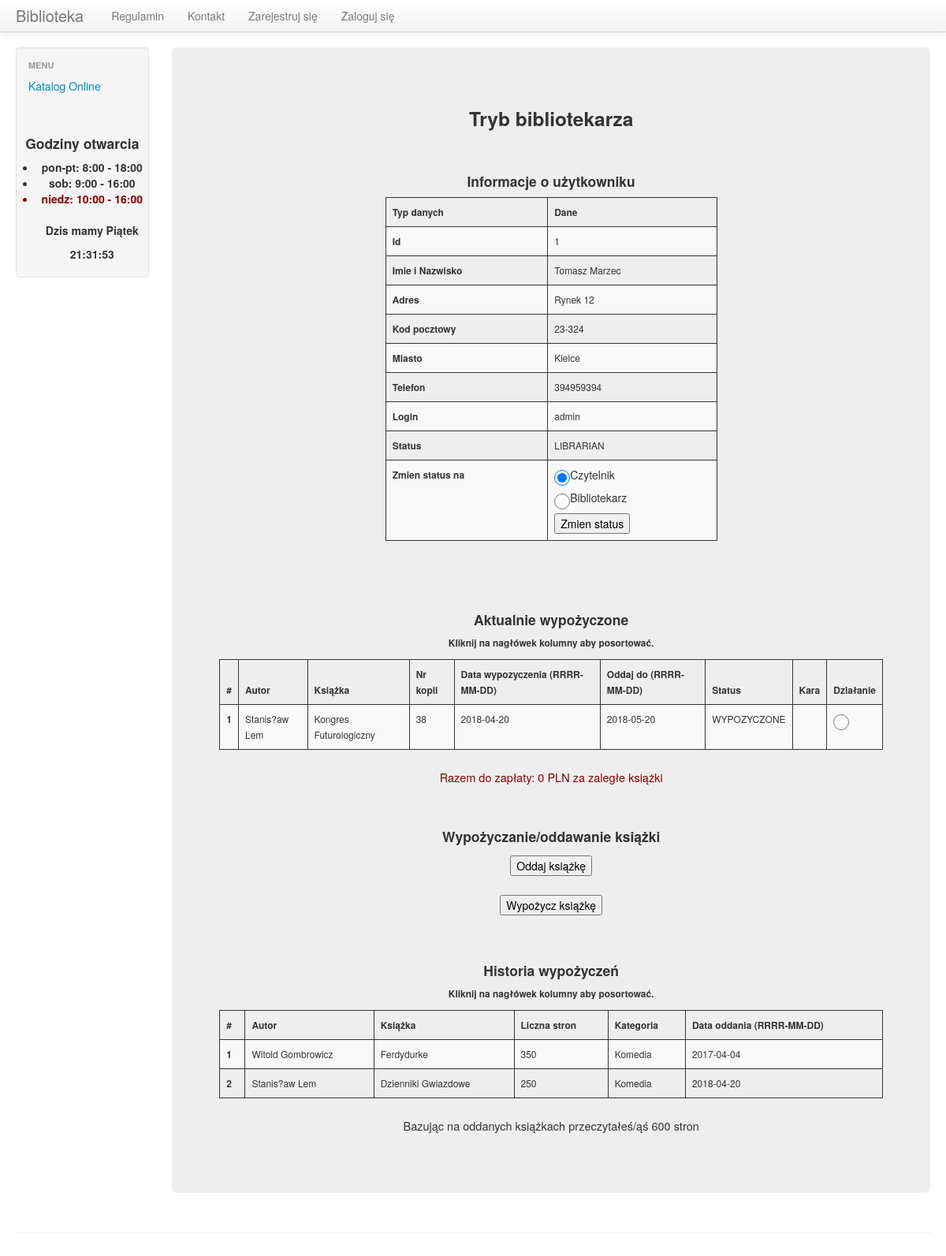
The app's page /lib_manage_users_menu_page_result.php?user_id=1, older data.
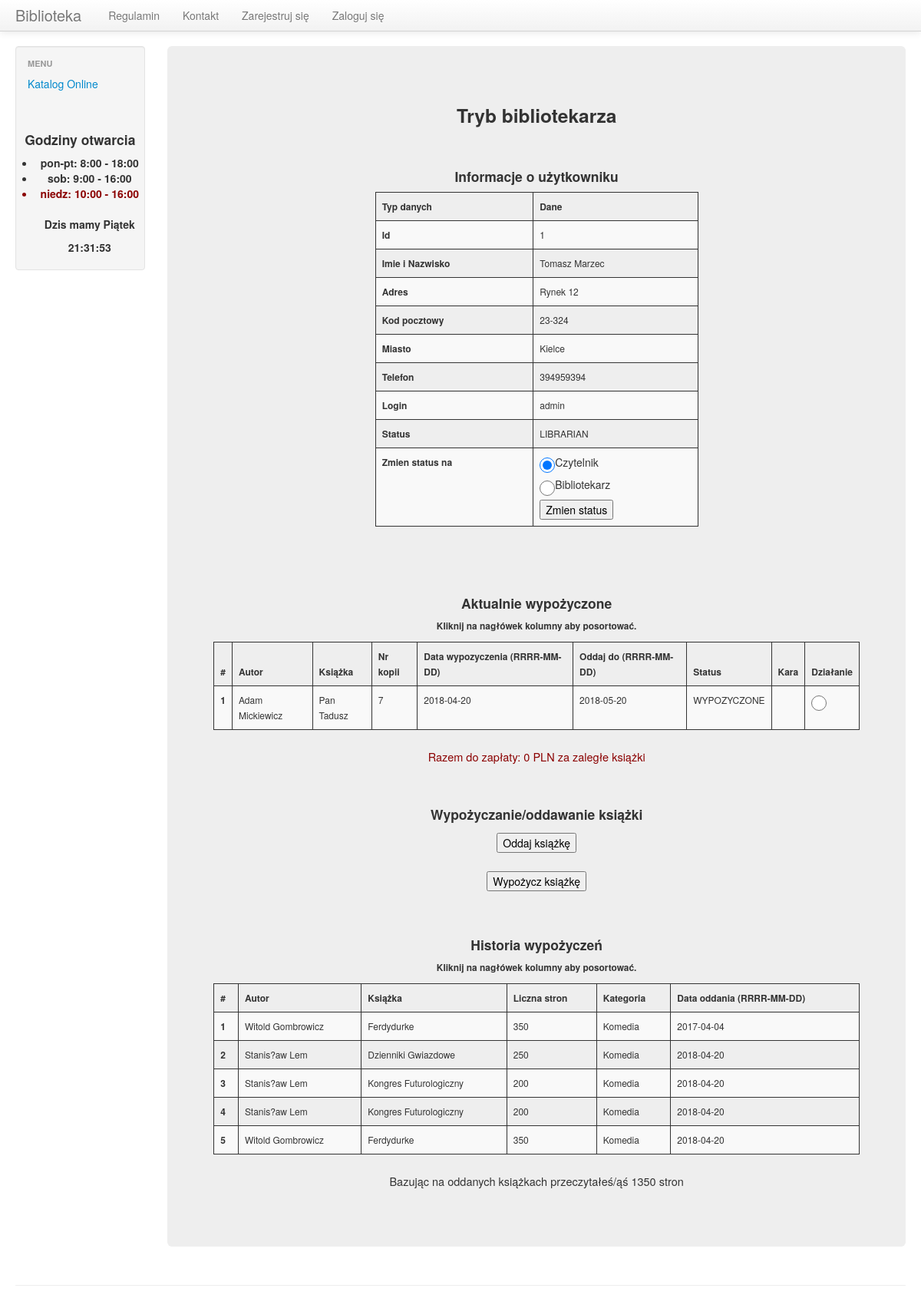
The same page, newer data.
### tables this page shows
CREATE TABLE `user` (
  `id` int(11) NOT NULL,
  `user` varchar(100) NOT NULL,
  `pass` varchar(500) NOT NULL,
  `view` varchar(100) NOT NULL,
  `name` varchar(100) NOT NULL,
  `surname` varchar(200) NOT NULL,
  `address` varchar(200) NOT NULL,
  `post_code` varchar(6) NOT NULL,
  `city` varchar(100) NOT NULL,
  `phone` varchar(29) NOT NULL
);

CREATE TABLE `borrowings` (
  `id` int(11) NOT NULL,
  `copy_id` int(11) NOT NULL,
  `user_id` int(11) NOT NULL,
  `borrow_date` date NOT NULL,
  `give_date` date NOT NULL,
  `book_id` int(11) NOT NULL
);

CREATE TABLE `book` (
  `id` int(11) NOT NULL,
  `isbn` varchar(50) NOT NULL,
  `title` varchar(400) NOT NULL,
  `author` varchar(400) NOT NULL,
  `pages` int(11) NOT NULL,
  `publish_year` date NOT NULL,
  `category` varchar(200) NOT NULL
);

CREATE TABLE `copy` (
  `id` int(11) NOT NULL,
  `book_id` int(11) NOT NULL,
  `status` varchar(100) NOT NULL
);

### lib_manage_users_menu_page_result.php (the view, shortened to what the changed rows need)
<?php
include("/templ_scripts/before_content_template.php");
$user_id = htmlspecialchars($_GET['user_id']);
$query = "SELECT borrowings.id, borrowings.copy_id, borrowings.book_id, borrowings.user_id, book.author, book.title, borrowings.borrow_date, borrowings.give_date, copy.status
          FROM borrowings
          INNER JOIN copy ON borrowings.copy_id=copy.id
          INNER JOIN book ON borrowings.book_id=book.id
          WHERE borrowings.user_id=".$user_id."";
$query_history = "SELECT book.author, book.title, book.pages, book.category, borrowings_history.give_date FROM borrowings_history
                  INNER JOIN book ON borrowings_history.book_id=book.id
                  WHERE borrowings_history.user_id=".$user_id."";
$user_info_query = "SELECT name, surname, address, post_code, city, phone, id, user, view
          FROM user
          WHERE id = {$user_id}";
$cost_per_day = 0.2;
$to_pay=0.0;
$user_info_result = mysql_query($user_info_query);
echo '
        <div class="span10">
            <div class="hero-unit text-center">
                <h3>Tryb bibliotekarza</h3>
                <br>
                <h4>Informacje o użytkowniku</h4>
          <form action="lib_manage_users_menu_page_change_status.php" method="POST">
        <div class="user_info_table">
          <table class="table table-striped" >
            <thead>
            <tr>
                <th>Typ danych</th>
                <th>Dane</th>
            </tr>
            </thead>
';
            while($row = mysql_fetch_row($user_info_result))
            {
echo '
              <tr>
                <td><b>Id<b></td>
          			<td>'.$row[6].' </td>
          		</tr>
          		<tr>
                <td><b>Imie i Nazwisko<b></td>
          			<td>'.$row[0].' '.$row[1].' </td>
          		</tr>
          		<tr>
                <td><b>Adres<b></td>
          			<td>'.$row[2].' </td>
          		</tr>
          		<tr>
                <td><b>Kod pocztowy<b></td>
          			<td>'.$row[3].' </td>
          		</tr>
          		<tr>
                <td><b>Miasto<b></td>
          			<td>'.$row[4].' </td>
          		</tr>
          		<tr>
                <td><b>Telefon<b></td>
          			<td>'.$row[5].' </td>
          		</tr>
              <tr>
                <td><b>Login<b></td>
                <td>'.$row[7].' </td>
              </tr>
              <tr>
                <td><b>Status<b></td>
          			<td>'.$row[8].' </td>
          		</tr>
          		<tr>
                <td><b>Zmien status na<b></td>
          			<td>
                  <label><input type="radio" name="user_status" value="READER" checked="">Czytelnik</label>
                  <label><input type="radio" name="user_status" value="LIBRARIAN">Bibliotekarz</label>
                  <input type="submit" value="Zmien status">
                </td>
          		</tr>
';
            };
echo'
            </tbody>
            </table>
          </div>
          </form>
              <br>
              <br>
                <h4>Aktualnie wypożyczone</h4>
                <h6>Kliknij na nagłówek kolumny aby posortować.</h6>
                <form action="lib_manage_users_menu_page_give_copy.php" method="POST">
                    <table class="table table-striped sortable text-center">
                        <thead>
                        <tr>
                            <th scope="col">#</th>
                            <th scope="col">Autor</th>
                            <th scope="col">Książka</th>
                            <th scope="col">Nr kopii</th>
                            <th scope="col">Data wypozyczenia (RRRR-MM-DD)</th>
                            <th scope="col">Oddaj do (RRRR-MM-DD)</th>
                            <th scope="col">Status</th>
                            <th scope="col">Kara</th>
                            <th scope="col">Działanie</th>
                        </tr>
                        </thead>
                        <tbody>
';
                $row_nr=0;
                $result = mysql_query($query);
                if(!$result) echo 'BLAD zapytania ksiazek z bazy!';
                  else
                  {
                        while($row = mysql_fetch_row($result))
                        {
                          $row_nr++;
                          echo '<tr>';
                          echo '<th scope="row">'.$row_nr.'</th>';
                          echo '<td>'.$row[4].'</td>';
                          echo '<td>'.$row[5].'</td>';
                          echo '<td>'.$row[1].'</td>';
                          echo '<td>'.$row[6].'</td>';
                          echo '<td>'.$row[7].'</td>';
                          echo '<td>'.$row[8].'</td>';
                          $today = strtotime(date('Y-m-d', strtotime('now')));
                          $give_date = strtotime(date('Y-m-d', strtotime($row[7])));
                          $secs = $give_date - $today;
                          $days = abs($secs / 86400);
                          if($give_date >= $today ){
                            echo '<td></td>';
                          }
                          else {
                            $to_pay += $days*$cost_per_day;
                            echo '<td>Nie oddano ksiazki w terminie. Spóżnienie o '.$days.' dni. Kara: '.$days*$cost_per_day.' PLN</td>';
                          }
                          echo '<td>
                                  <label><input type="radio" name="copy_id" value="'.$row[1].'" required=""></label>
                                </td>';
                        };
                  }
echo '
                    </tbody>
                    </table>
                    <p id="to_pay">Razem do zapłaty: '.$to_pay.' PLN za zaległe książki</p>
                    <br>
                    <h4>Wypożyczanie/oddawanie książki</h4>
                  <input type="submit" value="Oddaj książkę">
                </form>
                <form action="lib_manage_users_menu_page_borrow_copy.php" method="POST">
                  <input type="submit" value="Wypożycz książkę">
                </form>
                    <br>
                <h4>Historia wypożyczeń</h4>
                <h6>Kliknij na nagłówek kolumny aby posortować.</h6>
                    <table class="table table-striped sortable text-center">
                        <thead>
                        <tr>
                            <th scope="col">#</th>
                            <th scope="col">Autor</th>
                            <th scope="col">Książka</th>
                            <th scope="col">Liczna stron</th>
                            <th scope="col">Kategoria</th>
                            <th scope="col">Data oddania (RRRR-MM-DD)</th>
                        </tr>
                        </thead>
                        <tbody>
';
                    $row_nr=0;
                    $pages_counter = 0;
                    $result = mysql_query($query_history);
                    if(!$result) echo 'BLAD zapytania historii ksiazek z bazy!';
                      else
                      {
                            while($row = mysql_fetch_row($result))
                            {
                              $row_nr++;
                              echo '<tr>';
                              echo '<th scope="row">'.$row_nr.'</th>';
                              echo '<td>'.$row[0].'</td>';
                              echo '<td>'.$row[1].'</td>';
                              echo '<td>'.$row[2].'</td>'; $pages_counter+=$row[2];
                              echo '<td>'.$row[3].'</td>';
                              echo '<td>'.$row[4].'</td>';
                            };
                      }
echo '
                        </tbody>
                    </table>
                    <p>Bazując na oddanych książkach przeczytałeś/ąś '.$pages_counter.' stron</p>
            </div>
        </div>
';
include("/templ_scripts/after_content_template.php");
?>

Row changes from the older to the newer data that the page shows:
removed borrowings: book.author "Stanis?aw Lem", book.title "Kongres Futurologiczny", copy "38", borrow_date "2018-04-20", give_date "2018-05-20", copy.status "WYPOZYCZONE"
added borrowings: book.author "Adam Mickiewicz", book.title "Pan Tadusz", copy "7", borrow_date "2018-04-20", give_date "2018-05-20", copy.status "WYPOZYCZONE"
Text that changed along with them:
$pages_counter: "600" → "1350"
new list line: "3 Stanis?aw Lem Kongres Futurologiczny 200 Komedia 2018-04-20"
new list line: "4 Stanis?aw Lem Kongres Futurologiczny 200 Komedia 2018-04-20"
new list line: "5 Witold Gombrowicz Ferdydurke 350 Komedia 2018-04-20"
